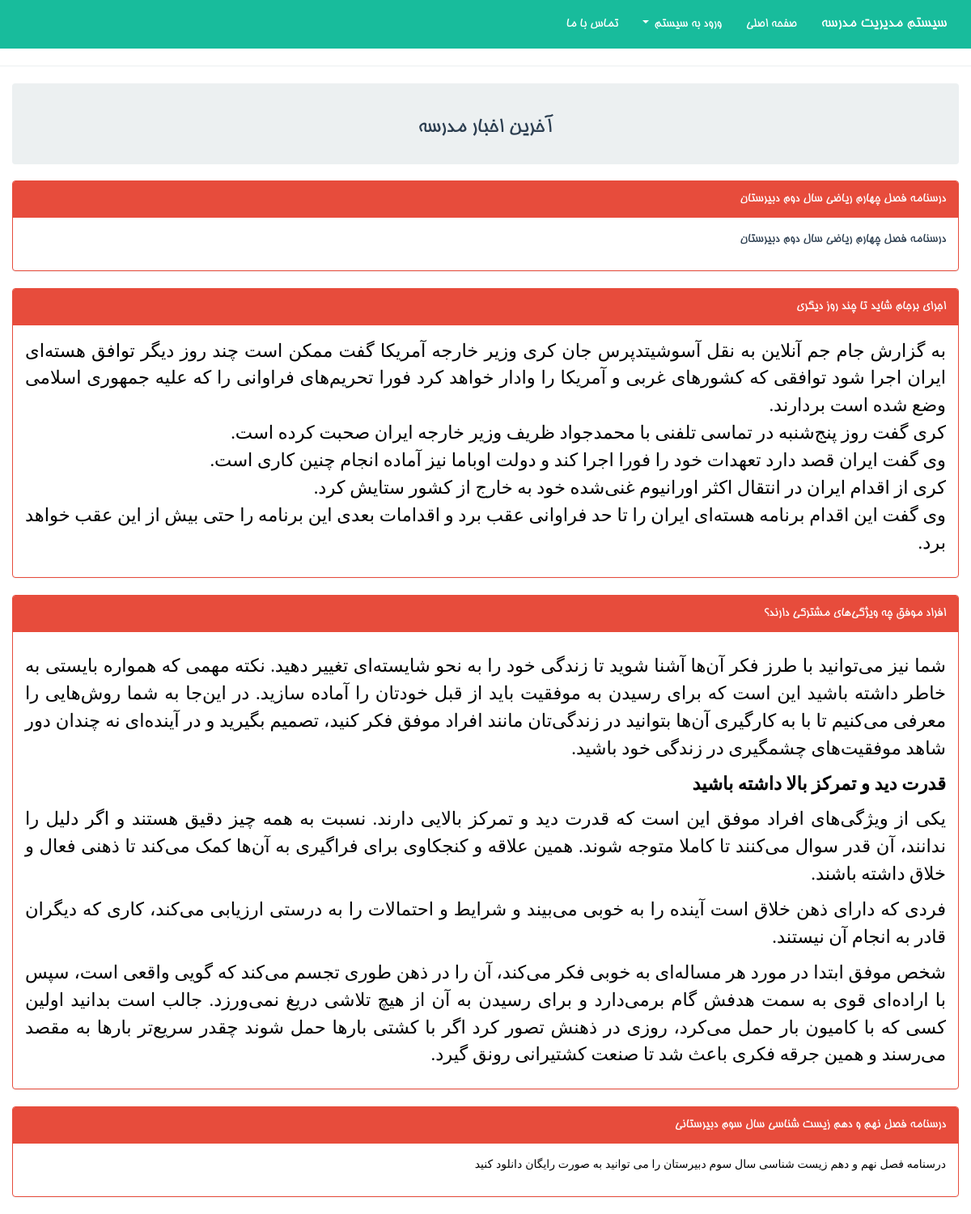
The page / on the database its author committed.
### tables this page shows
CREATE TABLE `news` (
  `id` int(11) NOT NULL,
  `title` varchar(255) NOT NULL,
  `stext` text NOT NULL,
  `ltext` longtext NOT NULL,
  `date` varchar(255) NOT NULL,
  `time` timestamp NOT NULL DEFAULT CURRENT_TIMESTAMP ON UPDATE CURRENT_TIMESTAMP
);

### index.php (the view, shortened to what this page needs)
<?php
include "connect.php";
?>
<!doctype html>
<html>
<head>
<link rel="stylesheet" type="text/css" href="css/style.css">
</head>
<body>
<div class="navbar navbar-inverse">
	<div class="container">
		<div class="navbar-header">
			<a href="" class="navbar-brand">سیستم مدیریت مدرسه</a>
		</div>
		<ul class="nav navbar-nav">
			<li><a href="index.php">صفحه اصلی</a></li>
			<li class="dropdown"> <a href="#" class="dropdown-toggle" data-toggle="dropdown">ورود به سیستم <b class="caret"></b></a>
		</li>
			<li><a href="contact.php">تماس با ما</a></li>
		</ul>
	</div>
</div>
<hr>
<div class="container">
	<div class="row">
	<div class="well text-center"><h3>آخرین اخبار مدرسه</h3></div>
<?php
	$query = "SELECT * FROM `news` ORDER BY id DESC";
	$result = $db->query($query);
	while($rows=$result->fetch_assoc()) {
?>
		<div class="panel panel-danger">
			<div class="panel-heading"><?php echo $rows["title"] ?></div>
			<div class="panel-body"><?php echo $rows["ltext"] ?></div>
		</div>
<?php } ?>
	</div>
</div>
</body>
</html>

### rows shown on the page
news: title "درسنامه فصل چهارم ریاضی سال دوم دبیرستان", ltext "درسنامه فصل چهارم ریاضی سال دوم دبیرستان"
news: title "اجرای برجام شاید تا چند روز دیگری", ltext "به گزارش جام جم آنلاین به نقل آسوشیتدپرس جان کری وزیر خارجه آمریکا گفت ممکن است چند روز دیگر توافق هسته‌ای ایران اجرا شود توافقی که کشورهای غربی و آمریکا را وادار خواهد کرد فورا تحریم‌های فراوانی را که علیه جمهوری اسلامی وضع شده است بردارند. کری گفت روز پنج‌شنبه در تماسی تلفنی با محمدجواد ظریف وزیر خارجه ایران صحبت کرده است. وی گفت ایران قصد دارد تعهدات خود را فورا اجرا کند و دولت اوباما نیز آماده انجام چنین کاری است. کری از اقدام ایران در انتقال اکثر اورانیوم غنی‌‌شده خود به خارج از کشور ستایش کرد. وی گفت این اقدام برنامه هسته‌ای ایران را تا حد فراوانی عقب برد و اقدامات بعدی این برنامه را حتی بیش از این عقب خواهد برد."
news: title "افراد موفق چه ویژگی‌های مشترکی دارند؟", ltext "شما نیز می‌توانید با طرز فکر آن‌ها آشنا شوید تا زندگی خود را به نحو شایسته‌ای تغییر دهید. نکته مهمی که همواره بایستی به خاطر داشته باشید این است که برای رسیدن به موفقیت باید از قبل خودتان را آماده سازید. در این‌جا به شما روش‌هایی را معرفی می‌کنیم تا با به کارگیری آن‌ها بتوانید در زندگی‌تان مانند افراد موفق فکر کنید، تصمیم بگیرید و در آینده‌ای نه چندان دور شاهد موفقیت‌های چشمگیری در زندگی خود باشید. قدرت دید و تمرکز بالا داشته باشید یکی از ویژگی‌های افراد موفق این است که قدرت دید و تمرکز بالایی دارند. نسبت به همه چیز دقیق هستند و اگر دلیل را ندانند، آن ‌قدر سوال می‌کنند تا کاملا متوجه شوند. همین علاقه و کنجکاوی برای فراگیری به آن‌ها کمک می‌کند تا ذهنی فعال و خلاق داشته باشند. فردی که دارای…"
news: title "درسنامه فصل نهم و دهم زیست شناسی سال سوم دبیرستانی", ltext "درسنامه فصل نهم و دهم زیست شناسی سال سوم دبیرستان را می توانید به صورت رایگان دانلود کنید"
